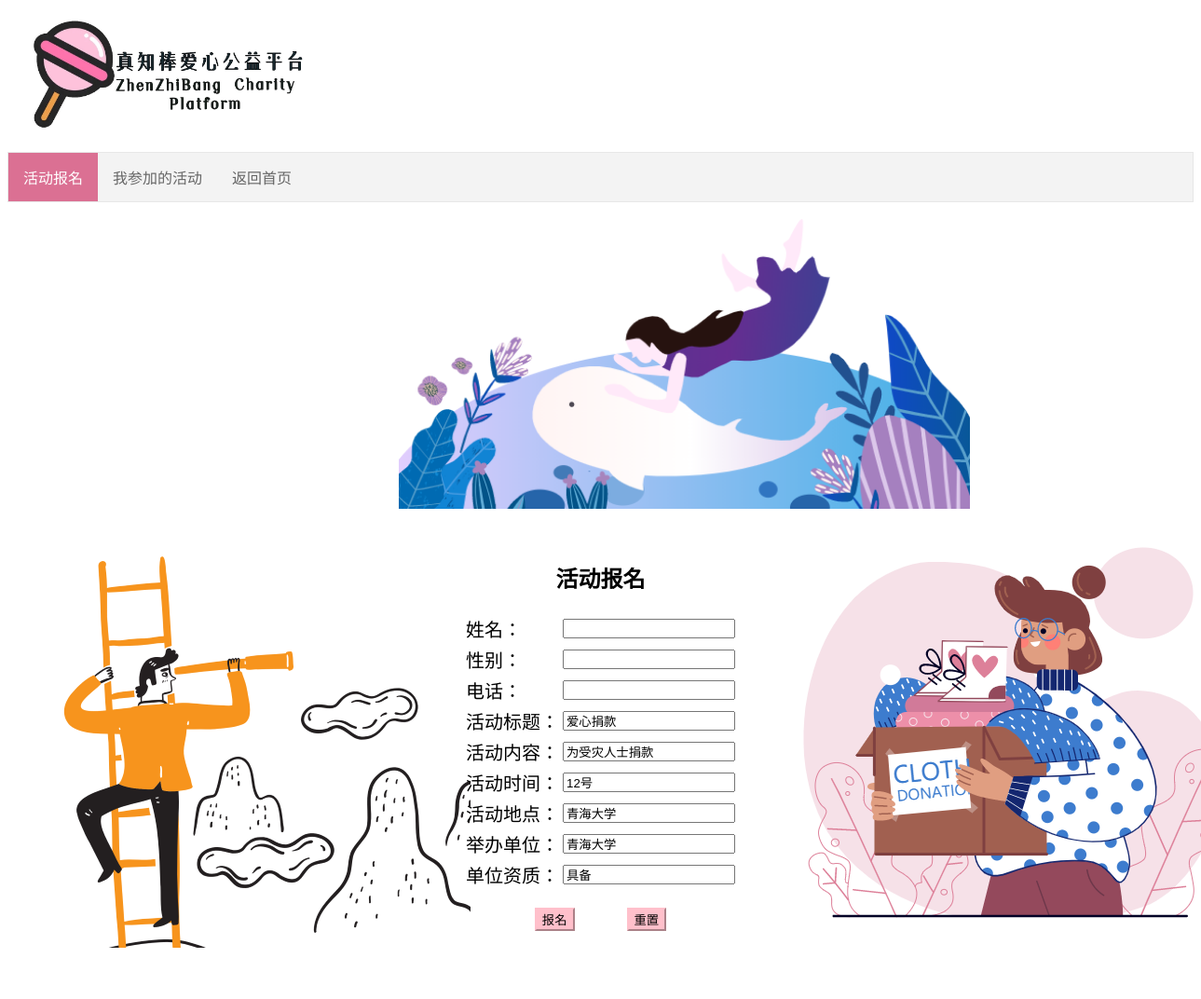
/BAOmingchuancan/15, run on the app's committed database.
### myapp/models.py (models this page shows)
class activity(models.Model):
    title=models.CharField(max_length=50)
    context=models.CharField(max_length=50)
    time=models.CharField(max_length=50)
    place=models.CharField(max_length=50)
    Organizer=models.CharField(max_length=50)
    qualifications=models.CharField(max_length=50)
    class Meta:
        db_table='activity'

### myapp/views.py (the view)
# urls.py: path('BAOmingchuancan/<int:id>',views.BAOmingchuancan,name='BAOmingchuancan'),
def BAOmingchuancan(request,id):
    activity_=activity.objects.get(id=id)
    context={
        'title':activity_.title,
        'time':activity_.time,
        'context':activity_.context,
        'Organizer':activity_.Organizer,
        'qualifications':activity_.qualifications,
        'place':activity_.place
    }
    return render(request,'myapp/BBAAOOMing.html',context)

### manager/AdminMiddleWare.py (called while the page is built)
    def __call__(self,request):
        path=request.path
        print(path)
        if re.match('^/guanli/',path):
            if request.session.get('guanliyuan_user','')=='':
                return redirect(reverse('adminlogin'))
        response=self.get_response(request)
        return response

### myapp/AdminMiddleWare.py (called while the page is built)
    def __call__(self,request):
        path=request.path
        if re.match('^/love/',path):
            if request.session.get('love_user','')=='':
                return redirect(reverse('login'))
        response=self.get_response(request)
        return response

### templates/myapp/BBAAOOMing.html (shortened to what this page needs)
{% block content %}
    <div class="head">
        <img src="/static/images/zzb.jpg" width="25%" height="10%">
    </div>
    <ul>
        <li><a class="active">活动报名</a></li>
        <li><a href="{% url 'findpage' %}">我参加的活动</a></li>
        <li><a  href="{% url 'index' %}">返回首页</a></li>
    </ul>
    <div class="pic">
        <img src="/static/images/海豚小女孩.png" height="40%">
    </div>
    <center>
        <form action="{% url 'insert' %}" method="post">
            <br>
            <br>
            <div id="left" >
                    <img src="/static/images/眺望.png">
                </div>
                <div id="right" >
                    <img src="/static/images/衣物.png">
                </div>
                <div id="center" >
                    <center>
                        <h2 style="font-family: Arial, Helvetica, sans-serif;">活动报名</h2>
                        <table>
                            <tr>
                                <td style="font-size: 20px;">姓名：</td>
                                <td><input  type="text" name="name" /></td>
                            </tr>
                            <tr>
                                <td style="font-size: 20px;">性别：</td>
                                <td><input type="text" name="sex" /></td>
                            </tr>
                              <tr>
                                <td style="font-size: 20px;">电话：</td>
                                <td><input type="text" name="tel" /></td>
                            </tr>
                            <tr>
                                <td style="font-size: 20px;">活动标题：</td>
                                <td><input type="text" name="title" value="{{ title }}" /></td>
                            </tr>
                            <tr>
                                <td style="font-size: 20px;">活动内容：</td>
                                <td><input type="text" name="context" value="{{ context }}"/></td>
                            </tr>
                              <tr>
                                <td style="font-size: 20px;">活动时间：</td>
                                <td><input type="text" name="time" value="{{ time }}"/></td>
                            </tr>
                              <tr>
                                <td style="font-size: 20px;">活动地点：</td>
                                <td><input type="text" name="place" value="{{ place }}"/></td>
                            </tr>
                              <tr>
                                <td style="font-size: 20px;">举办单位：</td>
                                <td><input type="text" name="Organizer" value="{{ Organizer }}"/></td>
                            </tr>
                              <tr>
                                <td style="font-size: 20px;">单位资质：</td>
                                <td><input type="text" name="qualifications" value="{{ qualifications }}"/></td>
                            </tr>
                        </table>
                        <br>
                            <input type="submit" value="报名" style="background-color: pink;border-color: pink;">&nbsp;&nbsp;&nbsp;&nbsp;
                            <input type="reset" value="重置" style="background-color: pink;border-color: pink;">
                    </center>
                </div>
</form>
    </center>
{% endblock %}

### templates/myapp/BBAAOOMing.html (style rules this page uses)
.pic { margin-left: 33%; }
.head { position: relative; flex-direction: row; display: flex; }
ul { list-style-type: none; padding: 0; overflow: hidden; border: 1px solid #e7e7e7; background-color: #f3f3f3; }
li { float:left; }
li a { display: block; color: #666; text-align: center; padding: 14px 16px; text-decoration: none; }
li a.active { color: white; background-color: palevioletred; }
#left { float:left; width:33%; height:500px; }
#right { float:right;width:33%;height:500px; }
#center { height:500px; }

### data on the page
activity: title "爱心捐款", context "为受灾人士捐款", time "12号", place "青海大学", Organizer "青海大学", qualifications "具备"
